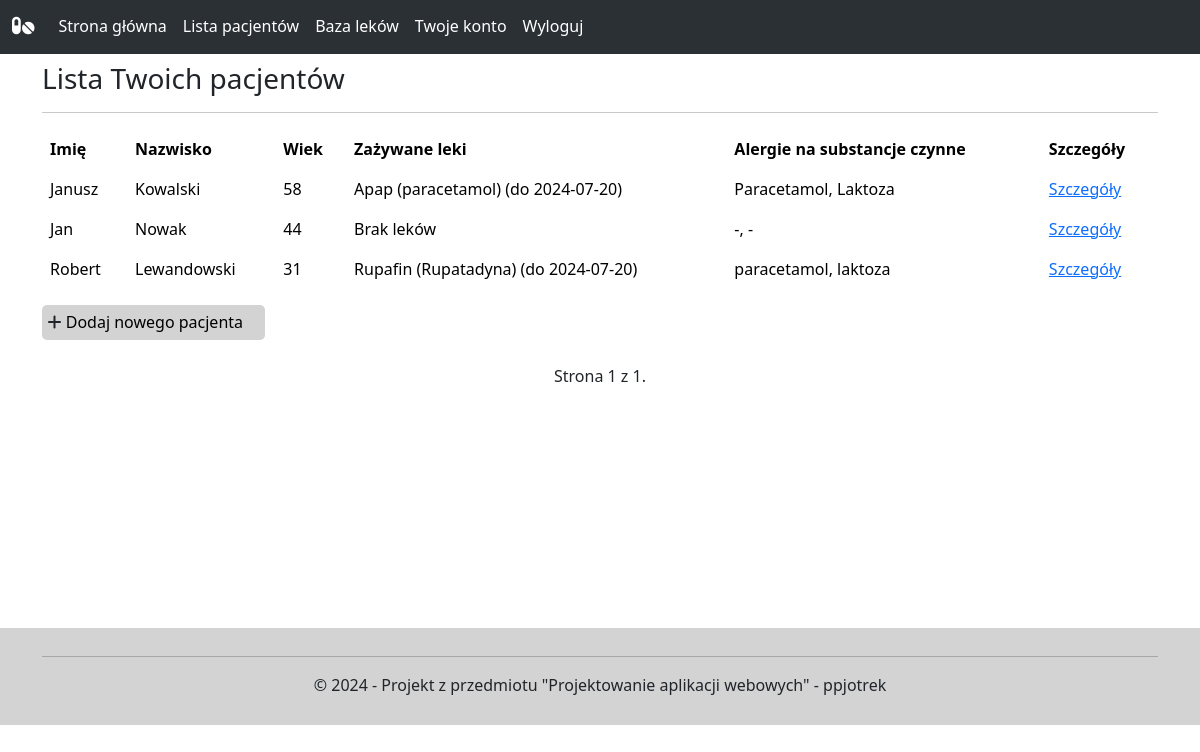
The page /patients_list (signed in) on the database its author committed.
### leki_app/models.py (models this page shows, shortened)
class Patient(models.Model):
    name = models.CharField(max_length=100)
    surname = models.CharField(max_length=100)
    birth_date = models.DateField()
    pesel = models.CharField(max_length=11)
    contact = models.CharField(max_length=100, blank=True)
    treatment_plan = models.TextField(blank=True)
    current_drugs = models.ForeignKey(Drug, blank=True, null=True, on_delete=models.CASCADE)
    drug_end_date = models.DateField(blank=True, null=True)
    allergies_for_active = models.ManyToManyField(ActiveSubstance, blank=True)
    allergies_for_added = models.ManyToManyField(AddedSubstance, blank=True)
    @property
    def age(self):
        today = timezone.now().date()
        age = int(
            today.year
            - (self.birth_date.year)
            - ((today.month, today.day) < (self.birth_date.month, self.birth_date.day))
        )
        return age
    @property
    def get_current_drugs(self):
        if self.current_drugs is None:
            return 'Brak leków'
        else:
            if self.drug_end_date is not None:
                if self.drug_end_date < timezone.now().date():
                    return 'Brak leków'
                else:
                    return str(self.current_drugs) + ' (do ' + str(self.drug_end_date) + ')'
            else:
                return str(self.current_drugs)
    @property
    def get_allergies(self):
        if self.allergies_for_active.count() == 0 and self.allergies_for_added.count() == 0:
            return 'Brak alergii'
        elif self.allergies_for_active.count() == 0:
            return ', '.join([str(substance) for substance in self.allergies_for_added.all()])
        elif self.allergies_for_added.count() == 0:
            return ', '.join([str(substance) for substance in self.allergies_for_active.all()])
        else:
            return ', '.join([str(substance) for substance in self.allergies_for_active.all()]) + ', ' + ', '.join([str(substance) for substance in self.allergies_for_added.all()])

class Drug(models.Model):
    drug_name = models.CharField(max_length=100)
    description = models.TextField()
    main_active_substance = models.ForeignKey(ActiveSubstance, on_delete=models.CASCADE)
    other_substances = models.ManyToManyField(AddedSubstance, blank=True)
    def __str__(self):
        return self.drug_name + ' (' + self.main_active_substance.act_sub_name + ')'

class ActiveSubstance(models.Model):
    act_sub_name = models.CharField(max_length=100)
    description = models.TextField(blank=True)
    def __str__(self):
        return self.act_sub_name

class AddedSubstance(models.Model):
    sub_name = models.CharField(max_length=100)
    description = models.TextField(blank=True)
    def __str__(self):
        return self.sub_name

### leki_app/views.py (the view)
# urls.py: path('patients_list', views.patientsList, name='patients'),
def patientsList(request):
    if not request.user.is_authenticated:
        return redirect('login')
    else:
        p = Paginator(Patient.objects.all(), 5)
        page = request.GET.get('page')
        patients = p.get_page(page)
        context = {'patients': patients}
        return render(request, 'patients.html', context)

### templates/patients.html (shortened to what this page needs)
{% extends 'base.html' %}
{% block content %}
    <h3>Lista Twoich pacjentów</h3>
    <hr>
    <table class="table table-hover table-borderless">
        <thead>
            <tr>
                <th scope="col">Imię</th>
                <th scope="col">Nazwisko</th>
                <th scope="col">Wiek</th>
                <th scope="col">Zażywane leki</th>
                <th scope="col">Alergie na substancje czynne</th>
                <th scope="col">Szczegóły</th>
            </tr>
        </thead>
        <tbody>
    {% for patient in patients %}
        <tr>
            <td>{{ patient.name }}</td>
            <td>{{ patient.surname }}</td>
            <td>{{ patient.age }}</td>
            <td>{{ patient.get_current_drugs }}</td>
            <td>{{ patient.get_allergies }}</td>
            <td><a href="{% url 'patient' patient.id %}">Szczegóły</a></td>
        </tr>
    {% endfor %}
        </tbody>
    </table>
    <div class="link-button">
        <i class="fa-solid fa-plus"></i>
        <a href="{% url 'register_patient' %}">Dodaj nowego pacjenta</a>
    </div>
    <br>
    <div class="pagination-centering">
        <div class="pagination">
            <span class="step-links">
                <span class="current">
                    Strona {{ patients.number }} z {{ patients.paginator.num_pages }}.
                </span>
                <br>
            </span>
        </div>
    </div>
{% endblock %}

### templates/base.html (style rules this page uses)
.link-button { margin-top: 1%; padding: 0.5%; background-color: lightgray; border-radius: 5px; width: 20%; text-decoration: none; }
.link-button a { text-decoration: none; color: black; }

### templates/patients.html (style rules this page uses)
.pagination-centering { text-align: center; }
.pagination { display: inline-block; }

### rows shown on the page
Patient: name "Janusz", surname "Kowalski", age "58", get_current_drugs "Apap (paracetamol) (do 2024-07-20)", get_allergies "Paracetamol, Laktoza"
Patient: name "Jan", surname "Nowak", age "44", get_current_drugs "Brak leków", get_allergies "-, -"
Patient: name "Robert", surname "Lewandowski", age "31", get_current_drugs "Rupafin (Rupatadyna) (do 2024-07-20)", get_allergies "paracetamol, laktoza"

### other values the page prints
{{ patients.number }} "1"
{{ patients.paginator.num_pages }} "1"
